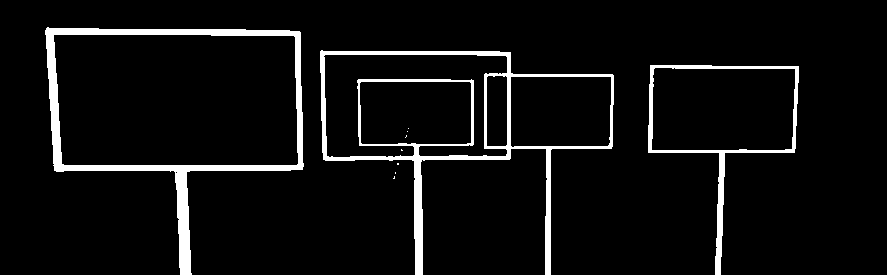
#> input picture blackfive.png, 887 x 275 px
$ python hough_transform.py
#> lines starting #> are read from the running program, lines starting #| are printed output that depends on the picture; after the words box and inside, x2 and y2 are one past the last pixel; in counts of white or black regions, pixels touching at a corner belong together
import cv2
import numpy as np

img = cv2.imread('blackfive.png')
#> img is the input picture: shape (275, 887, 3); 6% white; 10 white regions (7 under 20 px), largest, box (x1, y1, x2, y2) and area: (320, 50, 614, 275) 6220, (45, 27, 304, 275) 6176, (648, 65, 799, 275) 2313
#gray = cv2.cvtColor(img,cv2.COLOR_BGR2GRAY)
edges = cv2.Canny(img,0.1,2,apertureSize = 3,L2gradient=True)
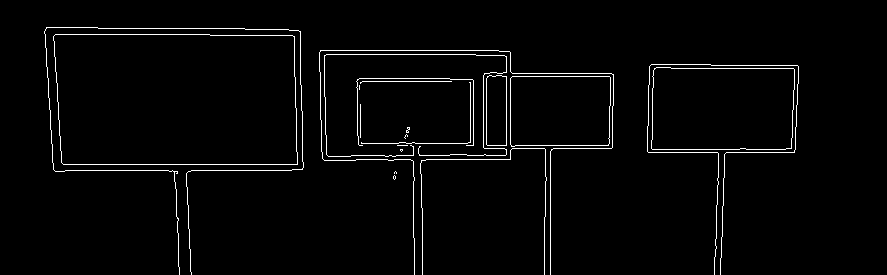
#> edges: shape (275, 887); 2.4% white in thin lines or dots, all inside (x1, y1, x2, y2) = (44, 27, 799, 275)
minLineLength = 1
maxLineGap = 1
lines = cv2.HoughLinesP(edges,1,np.pi/180,100,minLineLength,maxLineGap)
#> lines = 24 rows, first 6: [63, 164, 297, 164], [191, 170, 291, 170], [320, 50, 498, 50], [326, 54, 475, 54], [396, 155, 413, 155], [55, 34, 209, 34]
print(len(lines))
#| 24
for i in range(len(lines)):
    for x1,y1,x2,y2 in lines[i]:
        cv2.line(img,(x1,y1),(x2,y2),(0,255,0),2)
#> this loop made 24 passes
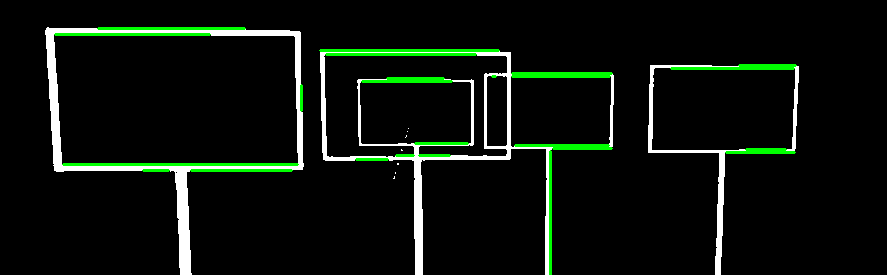
#> img: shape (275, 887, 3); 2.56% of pixels changed, all inside (x1, y1, x2, y2) = (54, 27, 797, 275)


cv2.imshow('houghlines5.jpg',img)
cv2.waitKey(0)

$ run again, with blacktopframe.png copied over blackfive.png
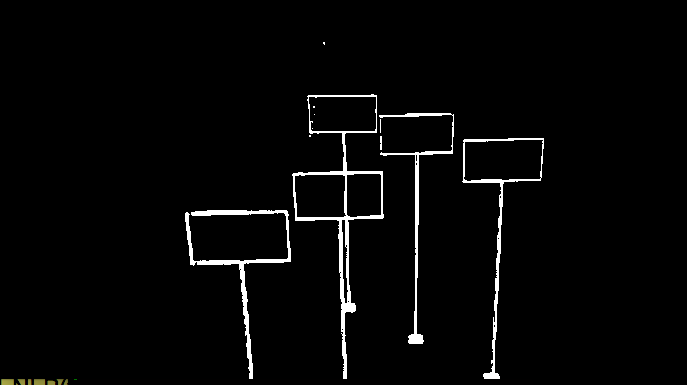
#> input picture blacktopframe.png, 687 x 385 px
#> img is the input picture: shape (385, 687, 3); mean B, G, R 6.2, 6.3, 6.3
#> `edges = cv2.Canny(img,0.1,2,apertureSize = 3,L2gradient=True)`:
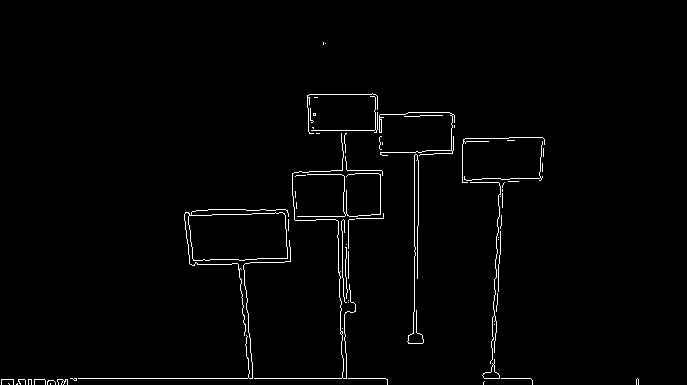
#> edges: shape (385, 687); 1.6% white in thin lines or dots, all inside (x1, y1, x2, y2) = (1, 42, 639, 385)
#> lines = [[501, 378, 530, 378], [78, 378, 247, 378], [414, 246, 414, 155], [497, 304, 497, 293], [342, 232, 342, 260], [502, 206, 502, 193], [342, 372, 342, 377]]
#| 7
#> the loop `for i in range(len(lines)):` made 7 passes
#> after the loop `for i in range(len(lines)):`:
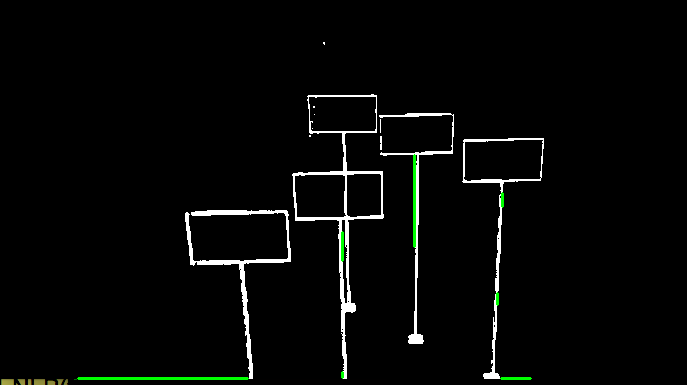
#> img: shape (385, 687, 3); 0.41% of pixels changed, all inside (x1, y1, x2, y2) = (77, 154, 532, 380)

$ run again, with single_frame.png copied over blackfive.png
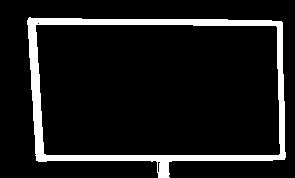
#> input picture single_frame.png, 295 x 178 px
#> img is the input picture: shape (178, 295, 3); 9.9% white; 1 white region, box (x1, y1, x2, y2) and area: (27, 17, 286, 178) 5188
#> `edges = cv2.Canny(img,0.1,2,apertureSize = 3,L2gradient=True)`:
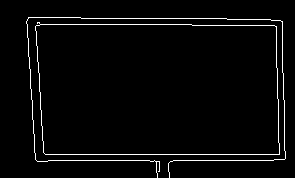
#> edges: shape (178, 295); 3% white in thin lines or dots, all inside (x1, y1, x2, y2) = (26, 17, 286, 178)
#> lines = [[173, 160, 273, 160], [45, 154, 279, 154], [40, 24, 191, 24], [81, 18, 226, 18]]
#| 4
#> the loop `for i in range(len(lines)):` made 4 passes
#> after the loop `for i in range(len(lines)):`:
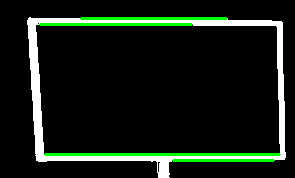
#> img: shape (178, 295, 3); 3.64% of pixels changed, all inside (x1, y1, x2, y2) = (39, 17, 281, 162)
